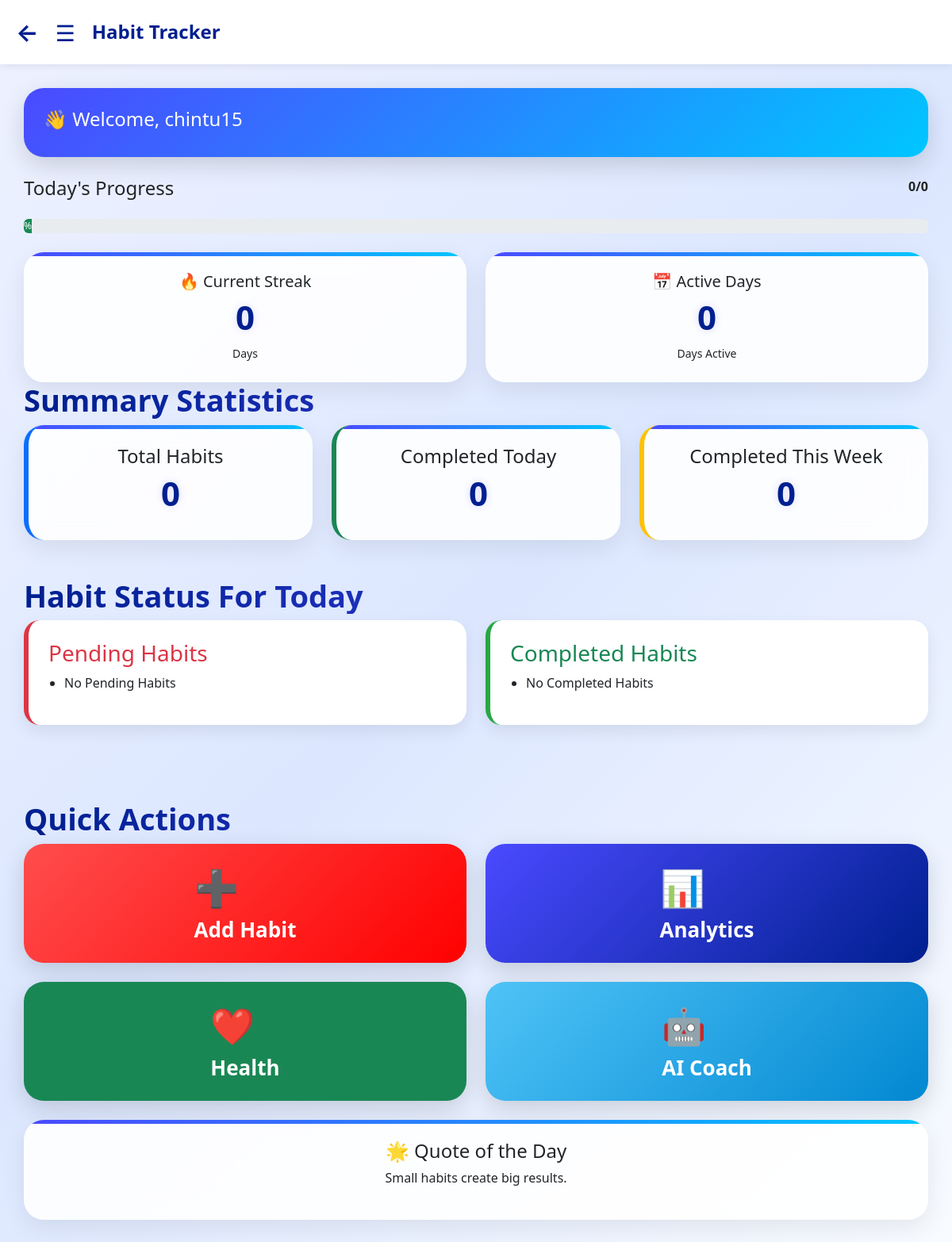
Before: /dashboard/ (signed in) with the older database file.
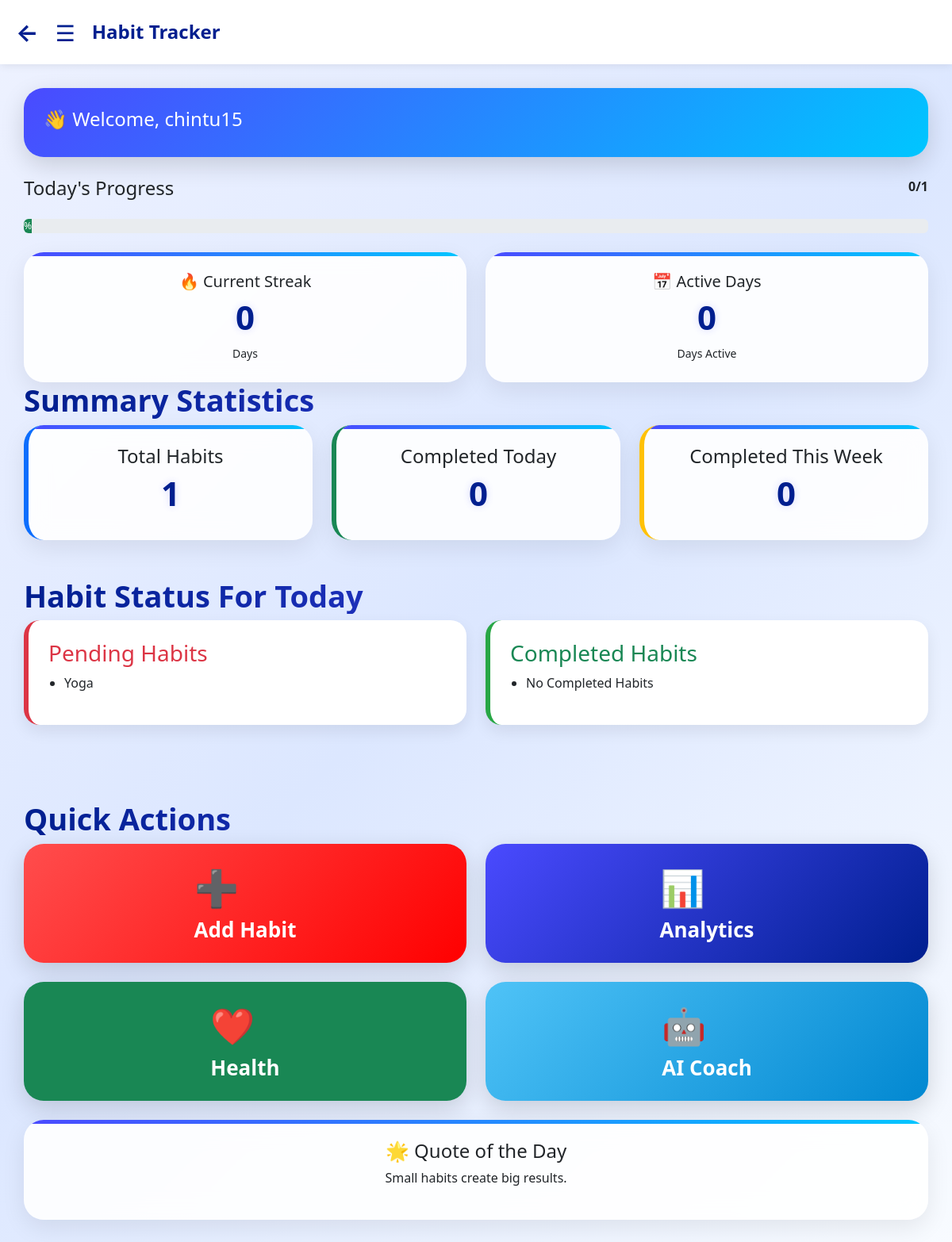
After: the same page with the newer database file.
### habits/models.py (models this page shows, shortened)
class Habit(models.Model):
    user = models.ForeignKey(
        User,
        on_delete=models.CASCADE
    )
    name = models.CharField(
        max_length=200
    )
    description = models.TextField(
        blank=True
    )
    category = models.CharField(
    max_length=50,
    default="Health"
    )
    frequency = models.CharField(
    max_length=20,
    default="Daily"
    )
    reminder_time = models.TimeField(
    null=True,
    blank=True
    )
    status = models.CharField(
        max_length=20,
        choices=[
            ('Pending', 'Pending'),
            ('Completed', 'Completed'),
        ],
        default='Pending'
    )
    start_date = models.DateField()
    end_date = models.DateField( null=True,
    blank=True)

### habits/views.py (the view)
# urls.py: path('dashboard/',views.dashboard,name='dashboard'),
@login_required
def dashboard(request):
    today = date.today()
    total_habits = Habit.objects.filter(
        user=request.user
    ).count()
    pending_habits = Habit.objects.filter(
        user=request.user,
        status="Pending"
    )
    completed_habits = Habit.objects.filter(
        user=request.user,
        status="Completed"
    )
    completed_today = HabitLog.objects.filter(
        habit__user=request.user,
        log_date=today,
        completed=True
    ).count()
    week_start = today - timedelta(days=6)
    completed_week = HabitLog.objects.filter(
        habit__user=request.user,
        log_date__range=[week_start, today],
        completed=True
    ).count()
    active_days = HabitLog.objects.filter(
    habit__user=request.user,
    completed=True
    ).values('log_date').distinct().count()
    current_streak = 0
    check_date = date.today()
    while HabitLog.objects.filter(
        habit__user=request.user,
        log_date=check_date,
        completed=True
    ).exists():
       current_streak += 1
       check_date -= timedelta(days=1)
    context = {
        "total_habits": total_habits,
        "pending_habits": pending_habits,
        "completed_habits": completed_habits,
        "completed_today": completed_today,
        "completed_week": completed_week,
        "active_days": active_days,
        "current_streak": current_streak,
    }
    return render(
        request,
        "habits/dashboard.html",
        context
    )

### habits/templates/habits/dashboard.html (shortened to what the changed rows need)
<!DOCTYPE html>
<html>
<head>
<link href="https://cdn.jsdelivr.net/npm/bootstrap@5.3.0/dist/css/bootstrap.min.css" rel="stylesheet">
</head>
<body>
<div class="main">
    <div>
    <div class="d-flex justify-content-between">
        <h4>Today's Progress</h4>
        <strong>{{ completed_today }}/{{ total_habits }}</strong>
    </div>
    </div>
    <div class="row mt-4">
        <div class="col-md-6">
            <div class="card-box">
                 <h1>{{ current_streak }}</h1>
            </div>
        </div>
        <div class="col-md-6">
            <div class="card-box">
               <h1>{{ active_days }}</h1>
            </div>
         </div>
    </div>
    <h1 class="heading">
        Summary Statistics
    </h1>
    <div class="row">
        <div class="col-md-4">
            <div class="card-box stat-total">
                <h4>Total Habits</h4>
                <h1>{{ total_habits }}</h1>
            </div>
        </div>
        <div class="col-md-4">
            <div class="card-box stat-completed">
                <h1>{{ completed_today }}</h1>
            </div>
        </div>
        <div class="col-md-4">
            <div class="card-box stat-week">
                <h1>{{ completed_week }}</h1>
            </div>
        </div>
    </div>
    <br><br>
    <h1 class="heading">
        Habit Status For Today
    </h1>
    <div class="row">
        <div class="col-md-6">
            <div class="pending-box">
                <ul>
                    {% for habit in pending_habits %}
                    <li>{{ habit.name }}</li>
                    {% empty %}
                    <li>No Pending Habits</li>
                    {% endfor %}
                </ul>
            </div>
        </div>
    </div>
    <br><br>
    <h2 class="heading mt-5">
    Quick Actions
    </h2>
</div>
</body>
</html>

Changed rows visible on the page:
added Habit: name "Yoga"
Other visible differences:
{{ total_habits }}: "0" → "1"
text no longer shown: "No Pending Habits"
